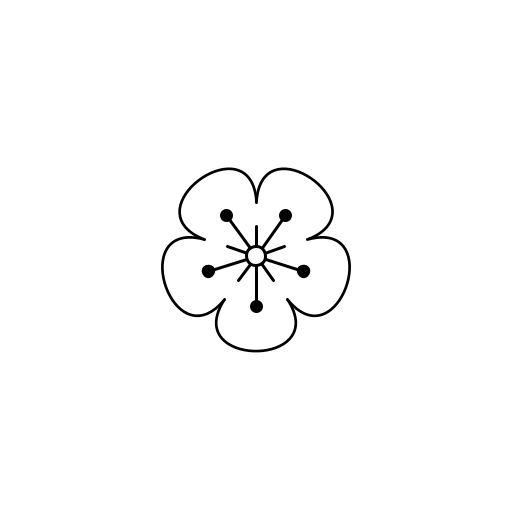
Frame 1 (no input)
Frame 60 (the mouse pressed at the canvas centre just before this capture): identical to frame 1, image omitted
Frame 120 (the mouse held since frame 60 and released just before this capture): identical to frame 1, image omitted

The Processing sketch that drew this single still picture (run headless with seeded random() and noise(); from frame 60 on, the mouse is pressed at the canvas centre):

// Processing sketch: multi_plum
// ── multi_plum.pde
Boolean drawn = false;

PShape outer;

void setup()
{
  size(512, 512);
  background(255);
}

void draw()
{
  if (drawn)
  {
    return;
  }
  drawn = true;
  
  translate(width/2, height/2);
  pushMatrix();
  
  fill(255);
  stroke(0);
  strokeWeight(3);
  
  //drawLayer();
  scale(0.9f, 0.9f);
  drawLayer();
  popMatrix();
  
  fill(0);
  stroke(0);
  strokeWeight(3);
  for (int i = 0; i < 5; i++)
  {
    line(0, 0, 0, 50);
    circle(0, 50, 10);
    rotate(radians(36));
    line(0, 0, 0, 30);
    rotate(radians(36));
  }
  
  fill(255);
  circle(0, 0, 20);
    
  save("out_s.png");
}

void drawPetal()
{
  float ri = 60;
  float cx = 85;
  float cy = 125;
  
  float rix = ri * sin(radians(36));
  float riy = ri * cos(radians(36));
  
  beginShape();
  vertex(-rix, riy);
  bezierVertex(-cx, cy, cx, cy, rix, riy);
  endShape();
}

void drawLayer()
{
  for (int i = 0; i < 5; i++)
  {
    drawPetal();
    rotate(radians(72));
  }
}
